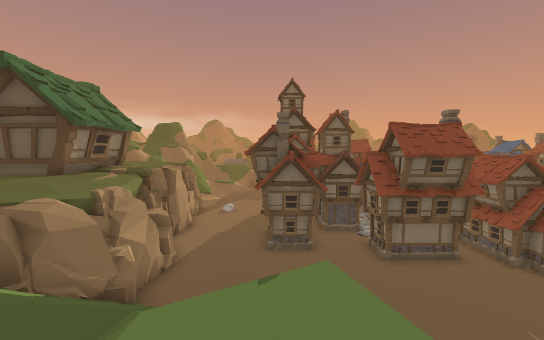
[1] (above)

15 first-person views from a walk through a Unity game level. The camera is 1.4 m above the floor, tilts 4° down and sees 90° across. Doors are open. The floor is counted in squares, 2 m on a side. Each view is taken from the middle of a square. On the plan, view 1 faces up. The plan holds only what a view shows up to about 9 squares ahead; the rest is blank. The place goes on beyond the plan. The player character is not drawn.

[2]
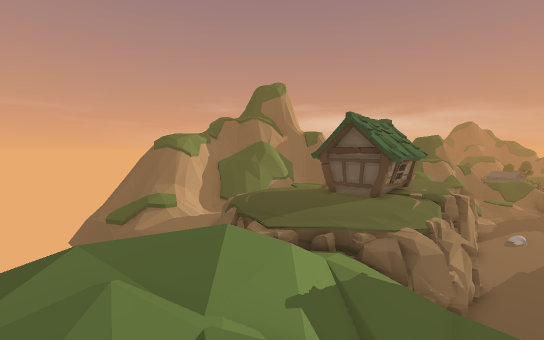

[3]
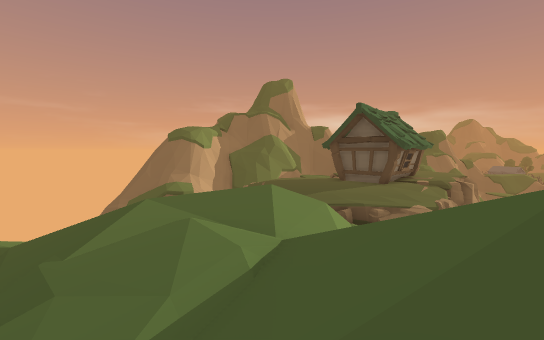

[4]
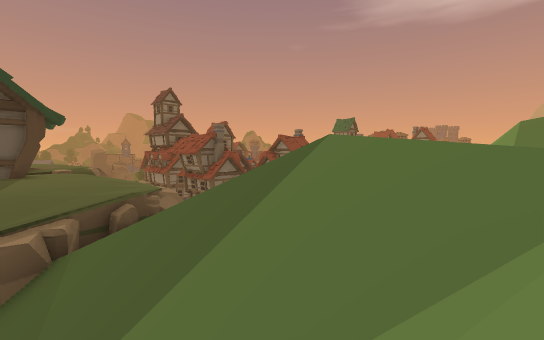

[5]
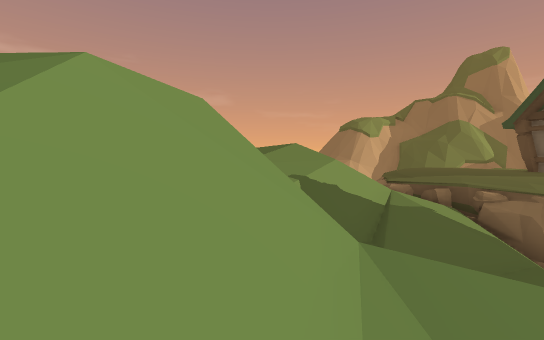

[6]
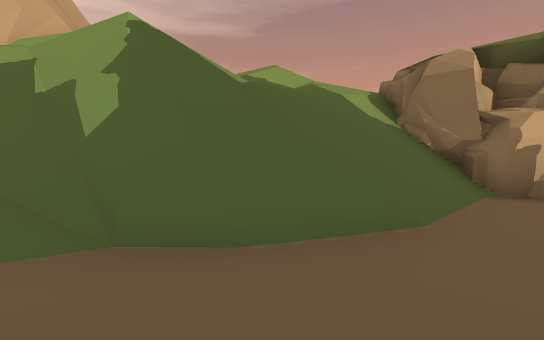

[7]
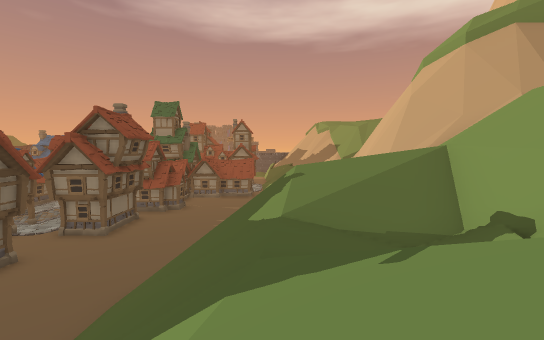

[8]
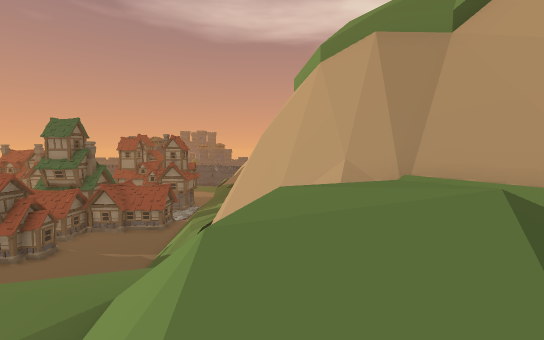

[9]
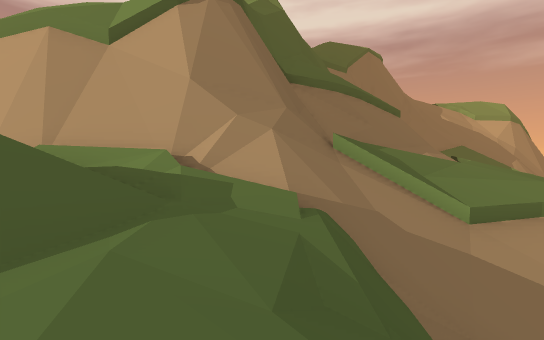

[10]
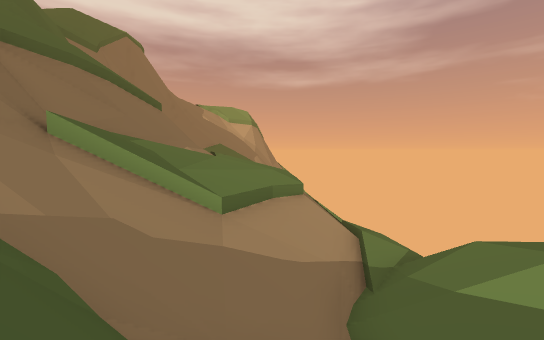

[11]
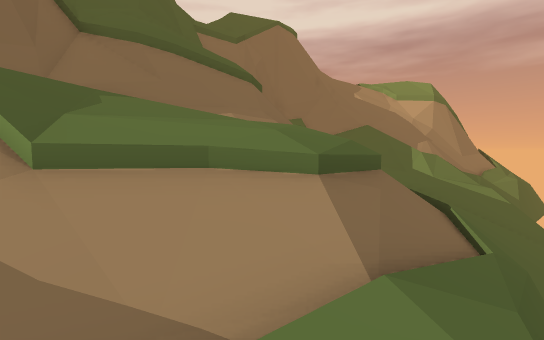

[12]
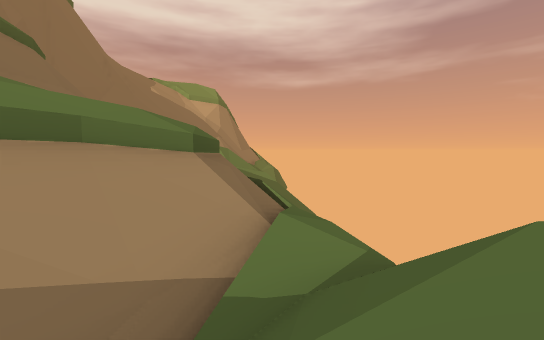

[13]
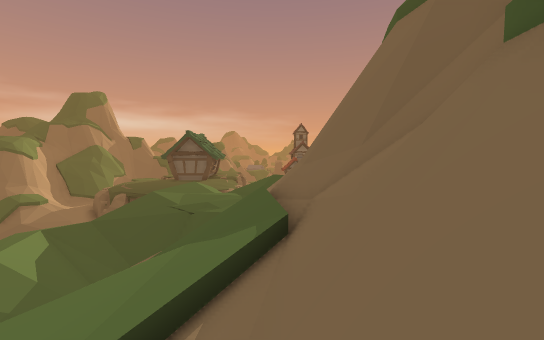

[14]
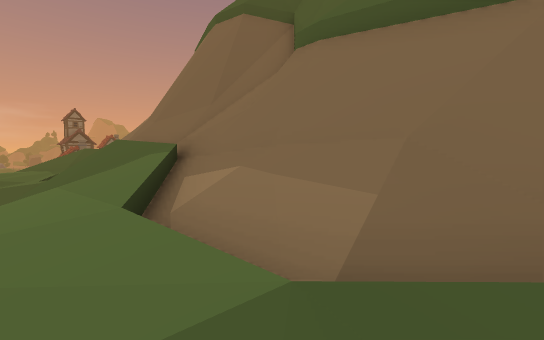

[15]
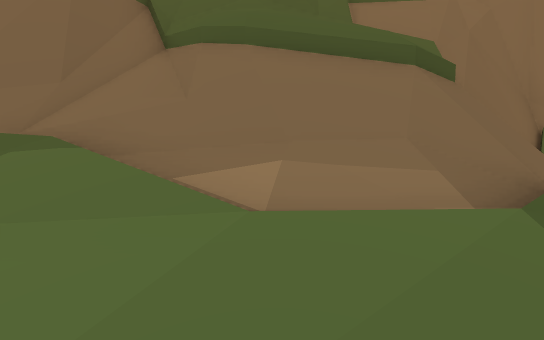

### Floor plan
Key: @ floor where view 1 was taken; # wall or solid block; . main floor; : floor 4 m higher than the main floor; + floor 4.5 m higher than the main floor; / step, stairs or slope; D open door; = window, fence, low wall or low ledge; ^ raised ledge; v drop or lower ground; H house.
Columns run from 8 left of view 1 to 9 right of it. Each row starts with its distance up from view 1.
 11          HD.
 10         ....
  9     #...........##
  8     #............#
  7 ##  #............
  6 #^^ #////.......
  5 #^^##////=.....
  4 #^^//////#/
  3 =////////#/
  2 /////////#/
  1 ///=#////= ==
  0 ////###/@/
 -1  //// #///##
 -2 /////////###
 -3 ////////##
 -4 ///////=##
 -5 ///////=##
 -6 ///////=^
 -7 ///////^^
 -8 ///////^^
 -9 ///////=^
-10 ///////#^^
-11 =+////==#
-12 =+////=/#
-13 v://////
-14  ##=///^
-15 =##   =#

Where each view was taken, in squares from view 1:
view 1: 0 up, 0 right, facing up
view 2: 3 down, 2 left, facing up-left
view 3: 4 down, 2 left, facing up-left
view 4: 2 down, 8 left, facing up-right
view 5: 1 down, 1 right, facing left
view 6: 7 up, 2 right, facing down-left
view 7: 3 up, 6 left, facing right
view 8: 2 down, 3 left, facing right
view 9: 3 down, 5 left, facing down-right
view 10: 4 down, 5 left, facing down
view 11: 8 down, 8 left, facing down-right
view 12: 7 down, 7 left, facing down
view 13: 13 down, 2 left, facing up
view 14: 14 down, 4 left, facing up-right
view 15: 12 down, 5 left, facing right
